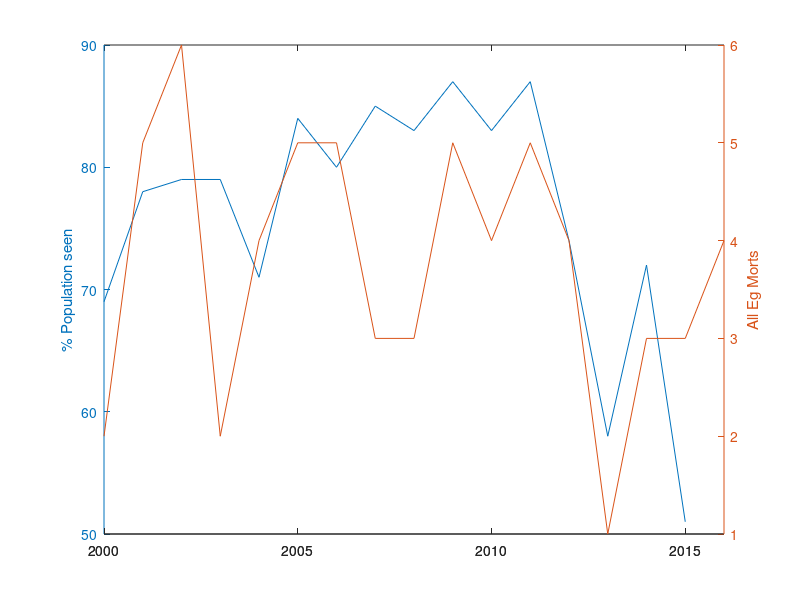

The MATLAB script that drew this image: (Note: this script raises an error after producing the figure.)
% NARWC Meeting 2016 - Is the vessel-strike problem solved?
% 11 Oct 2016

% year / N sightings / Unique IDs / Presumed alive / Survey effort (1000s
% km) / % Pop seen / All EG Morts / EG EN morts / EG VS Morts / UN morts
data = [2000,3084,236,342,125,69,2,1,0,1;2001,3848,281,360,127,78,5,1,2,2;
    2002,2709,303,383,217,79,6,1,1,3;2003,2401,314,396,180,79,2,0,1,0;
    2004,1804,286,405,259,71,4,1,2,1;2005,3397,352,420,340,84,5,0,2,2;
    2006,2799,344,431,316,80,5,1,4,0;2007,3736,379,445,267,85,3,1,0,1;
    2008,4147,388,466,254,83,3,0,0,0;2009,4634,421,483,246,87,5,0,0,4;
    2010,3221,418,502,263,83,4,3,1,0;2011,3462,435,501,223,87,5,1,1,2;
    2012,2126,370,500,256,74,4,2,0,2;2013,1905,293,500,212,58,1,1,0,0;
    2014,2389,361,495,199,72,3,2,0,1;2015,1766,250,NaN,NaN,51,3,0,0,3;
    2016,NaN,NaN,NaN,NaN,NaN,4,1,1,2];

%% figure 1: How many dead animals we find vs. live animals we see

cd '/Users/julievanderhoop/Documents/MATLAB/NARWC2016'
load beachedMEAS_subset2016.mat

figure(1);
[AX,H1,H2] = plotyy(data(:,1),data(:,6),data(:,1),data(:,7));
ylabel(AX(2),'All Eg Morts'); ylabel(AX(1),'% Population seen')
% figure(2)
% plot(data(:,6),data(:,7),'o')
% xlabel('Percent of population seen'); ylabel('All Eg Morts')
%
% figure(3)
% plot(data(:,5),data(:,7),'o')
% xlabel('Survey Effort'); ylabel('All Eg Morts')
adjustfigurefont
print('SightingsMorts.png','-dpng','-r300')

%% Mortality vs SI
% Would expect fewer mortalities since rule. Seeing more SI since rule.

MSI = [2000,1,0,0,0;2001,1,0,1,2;2002,2,0,1,1;2003,1,0,0,1;2004,0,0,1,2;...
    2005,0,1,0,2;2006,0,1,1,4;2007,0,0,1,0;2008,1,0,0,0;2009,3,0,0,0;...
    2010,1,0,3,1;2011,5,2,1,1;2012,2,1,2,0;2013,1,0,0,0;2014,7,1,2,0;...
    2015,NaN,NaN,0,0;2016,NaN,NaN,2,1];

figure(4); clf
barh(MSI(:,[4 2]),'stacked') % EN SI and MT
set(gca,'ytick',1:2:2014,'yticklabel',MSI(1:2:end,1)); title('Entanglement')
xlim([0 10]); axis ij
xlabel('Number of Cases')
adjustfigurefont('Helvetica',18)

print('Eg_ENMortSI.png','-dpng','-r300')
%%
figure(5); clf
barh(MSI(:,[5 3]),'stacked') % VS SI and MT
set(gca,'ytick',1:2:2014,'yticklabel',MSI(1:2:end,1)); title('Vessel Strikes')
xlim([0 10]); axis ij; set(gca,'xdir','reverse','yaxislocation','right')
xlabel('Number of Cases')
adjustfigurefont('Helvetica',18)
print('Eg_VSMortSI.png','-dpng','-r300')


%% datenum/sparklines?
for i = 1:length(MEAS)
    date(:,i) = datenum([MEAS(i,1:3) 0 0 0]);
end

for i = 1:length(MEAS2016)
    date(:,i+934) = datenum([MEAS2016(i,1:3) 0 0 0]);
end

figure(6); clf; hold on
for i = 1:length(MEAS)
    if MEAS(i,5) == 2
    plot([date(i) date(i)],[0 1],'k')
    else if MEAS(i,5) == 1
            plot([date(i) date(i)],[-1 0],'r')
        else plot([date(i) date(i)],[-1 0],'k')
        end
    end
end
for i = 935:length(date)
    plot([date(i) date(i)],[0 1],'k')
end


%% histogram
figure(8); clf; hold on
histogram(VS(other,1),'edgecolor','k','facecolor','k','facealpha',1)
histogram(VS(Egold,1),'edgecolor','k','facecolor',[0.5 0.5 0.5],'facealpha',1)
histogram(MEAS2016(Other,1),'edgecolor','k','facecolor','k','facealpha',1)
histogram(MEAS2016(Eg,1),'edgecolor','k','facecolor',[0.5 0.5 0.5],'facealpha',1)
xlim([1989 2017]); ylim([0 10]); ylabel('Number of Cases')
adjustfigurefont

print('EgOtherTimeline.png','-dpng','-r300')

%% Compliance data

compliance = [2009,4,57.30000;2010,4.20000,55.500000;
    2011,12.8000,38.3000;2012,23.10000,29.100; 2013,23.70000,26.9000];
figure(8); hold on
plot(compliance(:,1),compliance(:,2)/10)
